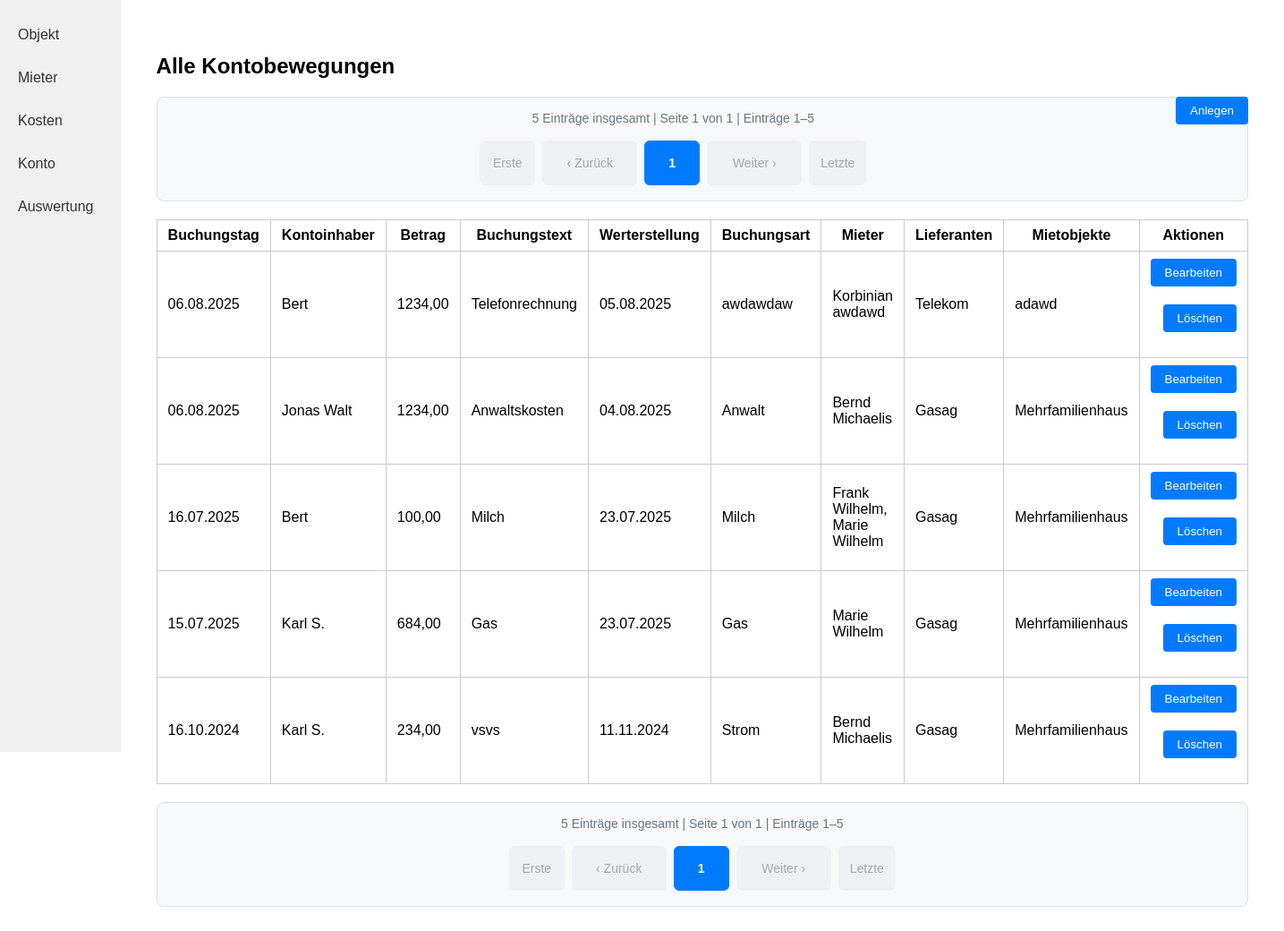
Page /konto/ (signed in) on the committed database.
### kostenpruefung_mietobjekte_app/models.py (models this page shows, shortened)
class Konto(models.Model):
    created_by = models.ForeignKey(User, on_delete=models.CASCADE, related_name="konto_created", null=True, blank=True)
    buchungstag = models.DateField()
    kontoinhaber = models.CharField(max_length=255)
    buchungstext = models.CharField(max_length=255) # (Aus Kontoauszug)
    betrag = models.DecimalField(max_digits=10, decimal_places=2, null=True, blank=True)
    werterstellung = models.DateField() # (Datum)
    buchungsart = models.ForeignKey('Rechnungsart', on_delete=models.PROTECT) # (Lastschrift - z.B. Ueberweisung)
    mieter = models.ManyToManyField('Mieter', blank=True)
    lieferanten = models.ManyToManyField('Lieferant')
    mietobjekt = models.ManyToManyField('Mietobjekt')

class Rechnungsart(models.Model):
    created_by = models.ForeignKey(User, on_delete=models.CASCADE, related_name="rechnungsarten_created", null=True, blank=True)
    name = models.CharField(max_length=255)
    farbe = models.CharField(
        max_length=7,
        default='#4e79a7',
        help_text='Farbe für Diagramme (Hex-Code, z.B. #FF5733)'
    )
    def __str__(self):
        return self.name

class Mieter(models.Model):
    created_by = models.ForeignKey(User, on_delete=models.CASCADE, related_name="mieter_created", null=True, blank=True)
    vorname = models.CharField(max_length=255)
    nachname = models.CharField(max_length=255)
    telefon = models.CharField(max_length=100)
    e_mail = models.EmailField()
    geburtsdatum = models.DateField()

class Lieferant(models.Model):
    created_by = models.ForeignKey(User, on_delete=models.CASCADE, related_name="lieferanten_created", null=True, blank=True)
    firmenname = models.CharField(max_length=255)
    vorname = models.CharField(max_length=255)
    nachname = models.CharField(max_length=255)
    strasse = models.CharField(max_length=255)
    hausnummer = models.CharField(max_length=10)
    plz = models.CharField(max_length=10) # 2 - 10 characters (numbers and letters)
    ort = models.CharField(max_length=100)
    land = models.CharField(max_length=100)
    e_mail = models.EmailField()
    telefon = models.CharField(max_length=100)

class Mietobjekt(models.Model):
    created_by = models.ForeignKey(User, on_delete=models.CASCADE, related_name="mietobjekte_created", null=True, blank=True)
    name = models.CharField(max_length=255)
    strasse_hausnummer = models.CharField(max_length=255)
    plz = models.CharField(max_length=10) # 2 - 10 characters (numbers and letters)
    ort = models.CharField(max_length=100)
    land = models.CharField(max_length=100)
    FARBE_CHOICES = [
        ('rot', 'Rot'),
        ('blau', 'Blau'),
        ('gruen', 'Grün'),
        ('gelb', 'Gelb'),
        ('schwarz', 'Schwarz'),
    ]
    farbe = models.CharField(max_length=20, choices=FARBE_CHOICES)

### kostenpruefung_mietobjekte_app/views.py (the view)
# urls.py: path('konto/', konto, name='konto'),
@login_required
def konto(request):
    konten_list = Konto.objects.filter(created_by=request.user).order_by('-buchungstag', '-id')
    paginator = Paginator(konten_list, 100)
    page_number = request.GET.get('page')
    konten = paginator.get_page(page_number)
    return render(request, 'kostenpruefung_mietobjekte_app/konto.html', {'konten': konten})

### kostenpruefung_mietobjekte_app/templates/kostenpruefung_mietobjekte_app/konto.html (shortened to what this page needs)
{% load static %}
<!DOCTYPE html>
<html lang="de">
<head>
    <link rel="stylesheet" href="{% static 'kostenpruefung_mietobjekte_app/style.css' %}">
</head>
<body>
<div class="flex-container">
    <nav class="sidebar">
        <a class="sidebar-link" href="{% url 'kostenpruefung_mietobjekte_app:objekt_index' %}">Objekt</a>
        <a class="sidebar-link" href="{% url 'kostenpruefung_mietobjekte_app:mieter_laufend' %}">Mieter</a>
        <a class="sidebar-link" href="{% url 'kostenpruefung_mietobjekte_app:rechnungen' %}">Kosten</a>
        <a class="sidebar-link" href="{% url 'kostenpruefung_mietobjekte_app:konto' %}">Konto</a>
        <a class="sidebar-link" href="{% url 'kostenpruefung_mietobjekte_app:auswertung' %}">Auswertung</a>
    </nav>
    <div class="main-content">
        <h2>Alle Kontobewegungen</h2>
        <form action="{% url 'kostenpruefung_mietobjekte_app:konto_create' %}" method="get" style="margin-bottom: 16px;">
            <button class="action-btn" type="submit">Anlegen</button>
        </form>
        {% with konten as page_obj %}
            {% include 'kostenpruefung_mietobjekte_app/partials/pagination.html' %}
        {% endwith %}
        <table class="object-table">
            <tr>
                <th>Buchungstag</th>
                <th>Kontoinhaber</th>
                <th>Betrag</th>
                <th>Buchungstext</th>
                <th>Werterstellung</th>
                <th>Buchungsart</th>
                <th>Mieter</th>
                <th>Lieferanten</th>
                <th>Mietobjekte</th>
                <th>Aktionen</th>
            </tr>
            {% for k in konten %}
            <tr>
                <td>{{ k.buchungstag|date:"d.m.Y" }}</td>
                <td>{{ k.kontoinhaber }}</td>
                <td>{{ k.betrag }}</td>
                <td>{{ k.buchungstext }}</td>
                <td>{{ k.werterstellung|date:"d.m.Y" }}</td>
                <td>{{ k.buchungsart }}</td>
                <td>
                    {% for m in k.mieter.all %}
                        {{ m.vorname }} {{ m.nachname }}{% if not forloop.last %},<br>{% endif %}
                    {% endfor %}
                </td>
                <td>
                    {% for l in k.lieferanten.all %}
                        {{ l.firmenname }}{% if not forloop.last %},<br>{% endif %}
                    {% endfor %}
                </td>
                <td>
                    {% for obj in k.mietobjekt.all %}
                        {{ obj.name }}{% if not forloop.last %},<br>{% endif %}
                    {% endfor %}
                </td>
                <td class="objekt-actions">
                    <form action="{% url 'kostenpruefung_mietobjekte_app:konto_update' k.id %}" method="get" class="inline-form">
                        <button class="action-btn" type="submit">Bearbeiten</button>
                    </form>
                    <form action="{% url 'kostenpruefung_mietobjekte_app:konto_delete' k.id %}" method="get" class="inline-form">
                        <button class="action-btn" type="submit">Löschen</button>
                    </form>
                </td>
            </tr>
            {% empty %}
            <tr>
                <td colspan="10">Keine Kontobewegungen vorhanden.</td>
            </tr>
            {% endfor %}
        </table>
        {% with konten as page_obj %}
            {% include 'kostenpruefung_mietobjekte_app/partials/pagination.html' %}
        {% endwith %}
    </div>
</div>
</body>
</html>

### kostenpruefung_mietobjekte_app/static/kostenpruefung_mietobjekte_app/style.css (style rules this page uses)
.inline-form { display: inline; }
body { margin: 0; font-family: Arial, sans-serif; }
.flex-container { display: flex; }
.sidebar { width: 200px; background: #f0f0f0; height: 100vh; padding: 20px 0; }
.sidebar-link { display: block; padding: 10px 20px; color: #333; text-decoration: none; margin-bottom: 10px; }
.main-content { flex: 1; padding: 40px; }
.object-table { width: 100%; border-collapse: collapse; }
.object-table th, .object-table td { border: 1px solid #ccc; padding: 8px 12px; }
.action-btn { float: right; padding: 8px 16px; background: #007bff; color: #fff; border: none; border-radius: 4px; cursor: pointer; margin-bottom: 20px; }

### rows in the picture
Konto: buchungstag "06.08.2025", kontoinhaber "Bert", betrag "1234,00", buchungstext "Telefonrechnung", werterstellung "05.08.2025", buchungsart "awdawdaw"
Mieter: vorname "Korbinian", nachname "awdawd"
Lieferant: firmenname "Telekom"
Mietobjekt: name "adawd"
Konto: buchungstag "06.08.2025", kontoinhaber "Jonas Walt", betrag "1234,00", buchungstext "Anwaltskosten", werterstellung "04.08.2025", buchungsart "Anwalt"
Mieter: vorname "Bernd", nachname "Michaelis"
Lieferant: firmenname "Gasag"
Mietobjekt: name "Mehrfamilienhaus"
Konto: buchungstag "16.07.2025", kontoinhaber "Bert", betrag "100,00", buchungstext "Milch", werterstellung "23.07.2025", buchungsart "Milch"
Mieter: vorname "Frank", nachname "Wilhelm"
Mieter: vorname "Marie", nachname "Wilhelm"
Konto: buchungstag "15.07.2025", kontoinhaber "Karl S.", betrag "684,00", buchungstext "Gas", werterstellung "23.07.2025", buchungsart "Gas"
Konto: buchungstag "16.10.2024", kontoinhaber "Karl S.", betrag "234,00", buchungstext "vsvs", werterstellung "11.11.2024", buchungsart "Strom"

### other values in the picture
{{ page_obj.paginator.count }} "5 5"
{{ page_obj.number }} "1 1"
{{ page_obj.paginator.num_pages }} "1 1"
{{ page_obj.start_index }} "1 1"
{{ page_obj.end_index }} "5 5"
{{ page_num }} "1" "1"
